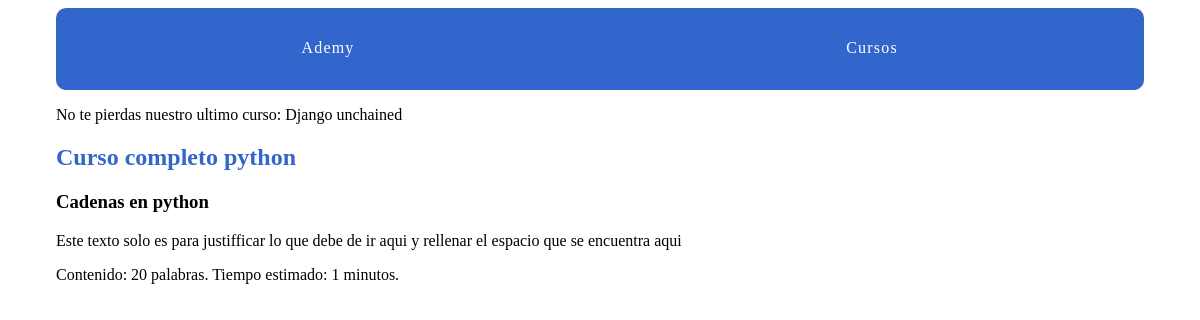
The page /courses/1/1/ on the database its author committed.
### courses/models.py (models this page shows, shortened)
class Course(models.Model):         #esta linea define una clase llamada Course que hereda de models.Model
    created_at = models.DateTimeField(auto_now_add=True)   #esta linea define un campo llamado created_at que es de tipo DateTimeField y que se llena automaticamente con el tiempo en el que se creo el registro
    title = models.CharField(max_length=255)    #esta linea define un campo llamado title que es de tipo CharField y que puede contener hasta 255 caracteres
    description = models.TextField()            #esta linea define un campo llamado description que es de tipo TextField y que puede contener texto sin limite de caracteres
    def __str__(self):      #esta linea define un metodo llamado __str__ que devuelve una cadena de texto que representa al objeto
        return self.title       #esta linea retorna el valor del campo title como una cadena de texto

class Lesson(models.Model):
    title = models.CharField(max_length=50)
    description = models.TextField()
    content = models.TextField(blank=True, default='')
    order = models.IntegerField(default=0)
    course = models.ForeignKey(Course, on_delete=models.CASCADE) #esta linea define un campo llamado Course que es de tipo ForeignKey y que hace referencia a la clase Course
    class Meta:     #para que sirve el class meta? es para definir metadatos de la clase y esta linea sirve para definir metadatos de la clase Lesson
        ordering = ['order',]        #esta linea define un atributo llamado ordering que especifica la forma en que se ordenan los objetos de la clase Lesson en la base de datos

### courses/views.py (the view)
# urls.py: path('<int:course_pk>/<int:lesson_pk>/', views.lesson_detail, name='lesson_detail'),  #hay que verificar siempre que este bien escrito las llaves primarias
def lesson_detail(request, course_pk, lesson_pk):
    lesson = get_object_or_404(Lesson, course_id=course_pk, pk=lesson_pk)
    return render(request, 'courses/lesson_detail.html', {'lesson': lesson})

### courses/templatetags/course_extras.py (called while the page is built)
@register.simple_tag
def last_course():
    return Course.objects.latest('created_at')

@register.filter('time_estimate')
def time_estimate(word_count):
    minutes = round(word_count/20)
    return minutes

### courses/Templates/courses/lesson_detail.html (shortened to what this page needs)
{% extends "layout.html" %}
{% load course_extras %}
{%block content%}
<article>
    <h2>
        <a href="{% url 'courses:detail' pk=lesson.course.pk %}"> {{ lesson.course.title }} </a>
    </h2>
    <h3>{{lesson.title}}</h3>
    {% with content=lesson.content %}
        {{content|linebreaks}}
        Contenido: {{content|wordcount}} palabras. Tiempo estimado: {{ content|wordcount|time_estimate }} minutos.
    {% endwith %}
</article>
{%endblock%}

### ademy/Templates/layout.html (shortened to what this page needs)
{% load static %}
{% load course_extras %}
<!DOCTYPE html>
<html>
    <head>
        <link rel="stylesheet" href="{% static 'css/layout.css' %}">
    </head>
    <body>
        <div class="site-container">
            <nav>
                <a href="{% url 'home' %}">Ademy</a>
                <a href="{% url 'courses:course_list' %}">Cursos</a>
            </nav>
            <p>No te pierdas nuestro ultimo curso: {% last_course %}</p>
            {% block content%}{% endblock %}
        </div>
    </body>
</html>

### assets/css/layout.css (style rules this page uses)
html { box-sizing: border-box; }
*, *::after, *::before { box-sizing: inherit; }
.site-container { max-width: 68em; margin-left: auto; margin-right: auto; }
.site-container::after { clear: both; content: ""; display: table; }
.site-container nav { width: 100%; display: table; width: 100%; table-layout: fixed; border-bottom-left-radius: 10px; border-bottom-right-radius: 10px; border-top-left-radius: 10px; border-top-right-radius: 10px; border-bottom-left-radius: 10px; border-top-left-radius: 10px; border-bottom-right-radius: 10px; border-top-right-radius: 10px; background-color: #3366CC; margin-bottom: 1em; overflow: hidden; }
.site-container nav a { display: table-cell; width: 8.33333%; padding: 10px; border-bottom: 2px solid #3366CC; color: #FFFFFF; letter-spacing: 0.075em; line-height: 60px; text-align: center; text-decoration: none; }
article h2 a, article h3 a { color: #3366CC; text-decoration: none; }

### rows shown on the page
Course: title "Django unchained"
Lesson: course "Curso completo python", title "Cadenas en python", content "Este texto solo es para justifficar lo que debe de ir aqui y rellenar el espacio que se encuentra aqui", content "20", content "1"
